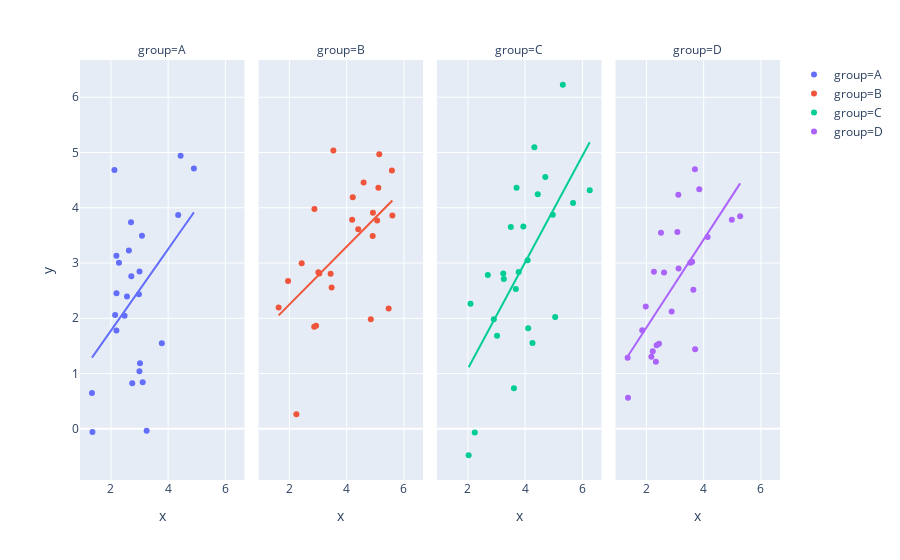

The cell this chart's notebook holds for it:
### Markdown cell above
## Scatterplot

### Code cell
plotly.offline.iplot(
    plotly.express.scatter(data1, x = "x", y = "y", color = "group", trendline = "ols", facet_col = "group")
)

### Figure 1 — Plotly figure (JSON) as saved in the notebook; plotly's stock layout.template omitted (floating-point values rounded to 4 significant figures)
{"data": [{"hoverlabel": {"namelength": 0}, "hovertemplate": "group=A<br>x=%{x}<br>y=%{y}", "legendgroup": "group=A", "marker": {"color": "#636efa", "symbol": "circle"}, "mode": "markers", "name": "group=A", "showlegend": true, "type": "scatter", "x": [2.147, 2.281, 2.745, 3.111, 2.627, 2.192, 2.477, 2.712, 2.122, 2.195, 2.701, 2.999, 1.339, 3.249, 3.084, 2.996, 2.978, 3.015, 3.779, 1.355, 2.192, 4.35, 4.434, 2.561, 4.899], "xaxis": "x", "y": [2.059, 3.006, 0.8257, 0.8416, 3.229, 3.134, 2.048, 2.761, 4.683, 2.451, 3.74, 2.848, 0.6492, -0.03618, 3.495, 1.04, 2.434, 1.189, 1.55, -0.05979, 1.777, 3.869, 4.943, 2.394, 4.712], "yaxis": "y"}, {"hoverlabel": {"namelength": 0}, "hovertemplate": "<b>OLS trendline</b><br>y = 0.738183 * x + 0.300409<br>R<sup>2</sup>=0.197444<br><br>group=A<br>x=%{x}<br>y=%{y} <b>(trend)</b>", "legendgroup": "group=A", "marker": {"color": "#636efa", "symbol": "circle"}, "mode": "lines", "name": "group=A", "showlegend": false, "type": "scatter", "x": [1.339, 1.355, 2.122, 2.147, 2.192, 2.192, 2.195, 2.281, 2.477, 2.561, 2.627, 2.701, 2.712, 2.745, 2.978, 2.996, 2.999, 3.015, 3.084, 3.111, 3.249, 3.779, 4.35, 4.434, 4.899], "xaxis": "x", "y": [1.288, 1.301, 1.867, 1.885, 1.918, 1.919, 1.92, 1.984, 2.129, 2.191, 2.24, 2.295, 2.302, 2.327, 2.498, 2.512, 2.515, 2.526, 2.577, 2.597, 2.698, 3.09, 3.512, 3.574, 3.917], "yaxis": "y"}, {"hoverlabel": {"namelength": 0}, "hovertemplate": "group=B<br>x=%{x}<br>y=%{y}", "legendgroup": "group=B", "marker": {"color": "#EF553B", "symbol": "circle"}, "mode": "markers", "name": "group=B", "showlegend": true, "type": "scatter", "x": [1.623, 3.439, 4.592, 2.429, 5.596, 4.844, 5.467, 5.108, 5.065, 4.908, 4.404, 3.045, 2.931, 2.866, 3.474, 5.579, 2.243, 5.138, 1.953, 4.213, 3.012, 2.874, 4.191, 3.536, 4.917], "xaxis": "x2", "y": [2.195, 2.806, 4.455, 2.995, 3.861, 1.982, 2.179, 4.361, 3.771, 3.49, 3.609, 2.81, 1.866, 1.848, 2.557, 4.673, 0.2617, 4.969, 2.673, 4.192, 2.831, 3.979, 3.784, 5.038, 3.909], "yaxis": "y2"}, {"hoverlabel": {"namelength": 0}, "hovertemplate": "<b>OLS trendline</b><br>y = 0.523309 * x + 1.204009<br>R<sup>2</sup>=0.302914<br><br>group=B<br>x=%{x}<br>y=%{y} <b>(trend)</b>", "legendgroup": "group=B", "marker": {"color": "#EF553B", "symbol": "circle"}, "mode": "lines", "name": "group=B", "showlegend": false, "type": "scatter", "x": [1.623, 1.953, 2.243, 2.429, 2.866, 2.874, 2.931, 3.012, 3.045, 3.439, 3.474, 3.536, 4.191, 4.213, 4.404, 4.592, 4.844, 4.908, 4.917, 5.065, 5.108, 5.138, 5.467, 5.579, 5.596], "xaxis": "x2", "y": [2.053, 2.226, 2.378, 2.475, 2.704, 2.708, 2.738, 2.78, 2.797, 3.004, 3.022, 3.054, 3.397, 3.409, 3.509, 3.607, 3.739, 3.773, 3.777, 3.854, 3.877, 3.893, 4.065, 4.123, 4.133], "yaxis": "y2"}, {"hoverlabel": {"namelength": 0}, "hovertemplate": "group=C<br>x=%{x}<br>y=%{y}", "legendgroup": "group=C", "marker": {"color": "#00cc96", "symbol": "circle"}, "mode": "markers", "name": "group=C", "showlegend": true, "type": "scatter", "x": [5.048, 3.674, 3.701, 3.234, 4.321, 2.025, 6.255, 4.704, 3.018, 3.774, 2.239, 5.315, 3.5, 2.904, 4.256, 2.091, 4.085, 4.441, 3.254, 5.672, 2.695, 4.106, 3.936, 3.607, 4.964], "xaxis": "x3", "y": [2.025, 2.53, 4.363, 2.813, 5.097, -0.4784, 4.318, 4.557, 1.685, 2.839, -0.0649, 6.226, 3.651, 1.983, 1.555, 2.262, 3.052, 4.245, 2.709, 4.089, 2.785, 1.822, 3.66, 0.7355, 3.872], "yaxis": "y3"}, {"hoverlabel": {"namelength": 0}, "hovertemplate": "<b>OLS trendline</b><br>y = 0.962825 * x + -0.835696<br>R<sup>2</sup>=0.441636<br><br>group=C<br>x=%{x}<br>y=%{y} <b>(trend)</b>", "legendgroup": "group=C", "marker": {"color": "#00cc96", "symbol": "circle"}, "mode": "lines", "name": "group=C", "showlegend": false, "type": "scatter", "x": [2.025, 2.091, 2.239, 2.695, 2.904, 3.018, 3.234, 3.254, 3.5, 3.607, 3.674, 3.701, 3.774, 3.936, 4.085, 4.106, 4.256, 4.321, 4.441, 4.704, 4.964, 5.048, 5.315, 5.672, 6.255], "xaxis": "x3", "y": [1.114, 1.177, 1.32, 1.759, 1.961, 2.07, 2.278, 2.298, 2.534, 2.637, 2.702, 2.727, 2.798, 2.954, 3.097, 3.118, 3.262, 3.325, 3.44, 3.693, 3.944, 4.025, 4.282, 4.626, 5.187], "yaxis": "y3"}, {"hoverlabel": {"namelength": 0}, "hovertemplate": "group=D<br>x=%{x}<br>y=%{y}", "legendgroup": "group=D", "marker": {"color": "#ab63fa", "symbol": "circle"}, "mode": "markers", "name": "group=D", "showlegend": true, "type": "scatter", "x": [2.331, 2.356, 2.509, 4.138, 3.695, 3.082, 2.439, 3.115, 3.123, 1.344, 2.615, 3.597, 3.534, 3.641, 2.222, 4.983, 2.173, 2.263, 2.881, 1.978, 3.702, 5.274, 3.846, 1.854, 1.357], "xaxis": "x4", "y": [1.213, 1.514, 3.547, 3.471, 4.696, 3.563, 1.539, 4.236, 2.9, 1.288, 2.827, 3.023, 3.007, 2.517, 1.405, 3.784, 1.303, 2.841, 2.125, 2.212, 1.442, 3.847, 4.333, 1.785, 0.5606], "yaxis": "y4"}, {"hoverlabel": {"namelength": 0}, "hovertemplate": "<b>OLS trendline</b><br>y = 0.796901 * x + 0.238758<br>R<sup>2</sup>=0.486913<br><br>group=D<br>x=%{x}<br>y=%{y} <b>(trend)</b>", "legendgroup": "group=D", "marker": {"color": "#ab63fa", "symbol": "circle"}, "mode": "lines", "name": "group=D", "showlegend": false, "type": "scatter", "x": [1.344, 1.357, 1.854, 1.978, 2.173, 2.222, 2.263, 2.331, 2.356, 2.439, 2.509, 2.615, 2.881, 3.082, 3.115, 3.123, 3.534, 3.597, 3.641, 3.695, 3.702, 3.846, 4.138, 4.983, 5.274], "xaxis": "x4", "y": [1.309, 1.32, 1.716, 1.815, 1.97, 2.009, 2.042, 2.097, 2.116, 2.182, 2.238, 2.323, 2.535, 2.695, 2.721, 2.728, 3.055, 3.106, 3.14, 3.183, 3.189, 3.304, 3.536, 4.209, 4.442], "yaxis": "y4"}], "layout": {"annotations": [{"showarrow": false, "text": "group=A", "x": 0.1175, "xanchor": "center", "xref": "paper", "y": 1, "yanchor": "bottom", "yref": "paper"}, {"showarrow": false, "text": "group=B", "x": 0.3725, "xanchor": "center", "xref": "paper", "y": 1, "yanchor": "bottom", "yref": "paper"}, {"showarrow": false, "text": "group=C", "x": 0.6275, "xanchor": "center", "xref": "paper", "y": 1, "yanchor": "bottom", "yref": "paper"}, {"showarrow": false, "text": "group=D", "x": 0.8825, "xanchor": "center", "xref": "paper", "y": 1, "yanchor": "bottom", "yref": "paper"}], "legend": {"tracegroupgap": 0}, "margin": {"t": 60}, "xaxis": {"anchor": "y", "domain": [0, 0.235], "title": {"text": "x"}}, "xaxis2": {"anchor": "y2", "domain": [0.255, 0.49], "matches": "x", "title": {"text": "x"}}, "xaxis3": {"anchor": "y3", "domain": [0.51, 0.745], "matches": "x", "title": {"text": "x"}}, "xaxis4": {"anchor": "y4", "domain": [0.765, 1.0], "matches": "x", "title": {"text": "x"}}, "yaxis": {"anchor": "x", "domain": [0, 1], "title": {"text": "y"}}, "yaxis2": {"anchor": "x2", "domain": [0, 1], "matches": "y", "showticklabels": false}, "yaxis3": {"anchor": "x3", "domain": [0, 1], "matches": "y", "showticklabels": false}, "yaxis4": {"anchor": "x4", "domain": [0, 1], "matches": "y", "showticklabels": false}}}
